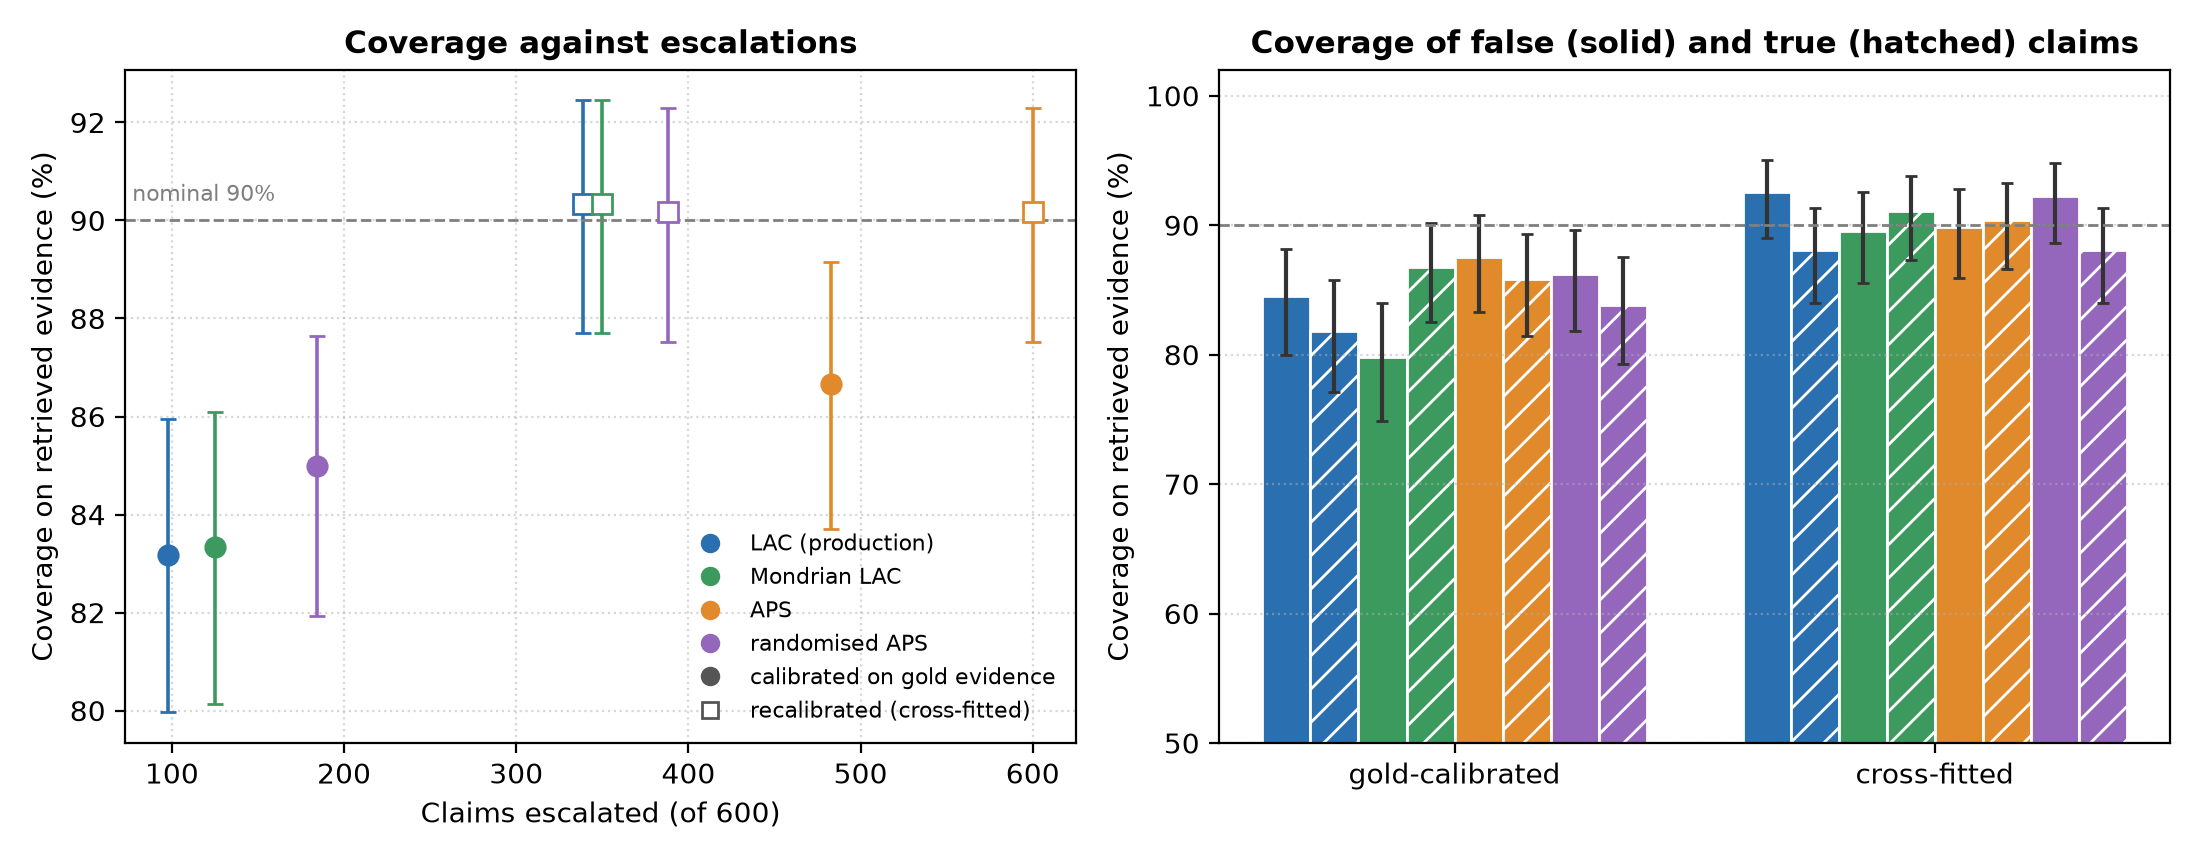

Here is the Python script that generated this plot:
"""
Class-conditional coverage and alternative conformity scores for the conformal layer (§2.6 of pipeline.md).

The production layer is split conformal prediction with the score s(x, y) = 1 - pi_y(x) ("LAC"), calibrated on 100
FEVER claims with gold evidence. Its marginal coverage is 90% on gold evidence but 83.2% on the evidence the
pipeline retrieves. This script asks whether the shortfall is shared equally by true and false claims, and whether
two standard variants do better:
  - Mondrian (class-conditional) conformal prediction: the LAC score with a separate quantile for each label, which
    guarantees 1 - alpha coverage within each class. The gold labels are never UNKNOWN, so that label has no
    calibration claims; it keeps the pooled quantile, as in the production layer.
  - APS (adaptive prediction sets): s(x, y) = the total probability of the labels at least as probable as y, with
    one pooled quantile. The non-randomised form is used, so that routing stays deterministic; it is valid and
    slightly conservative.
  - randomised APS: s(x, y) = the total probability of the labels more probable than y plus U pi_y(x), with one
    uniform U per claim (fixed seed), which removes the conservativeness of APS at the price of random routing; it
    is evaluated as a reference only.
Each variant is evaluated
  1. on gold evidence: calibrated on the first 100 claims of experiments/fever_200_cache.json (the production
     calibration claims) and tested on the other 100;
  2. on retrieved evidence with the gold-evidence quantiles (the deployed setting): the 600 benchmark claims;
  3. on retrieved evidence recalibrated by two-fold cross-fitting, with the split of experiments/full_evaluation.py.
For 2 and 3 it reports coverage overall and for false and true claims (Wilson 95%), the mean set size, the number of
claims escalated under the routing rule (§2.7), and the estimated accuracy: a claim keeps its verdict unless its
route changes; a claim that would no longer be escalated or reviewed takes its NLI verdict, and a claim newly
escalated takes the LLM verdict on its saved evidence from experiments/llm_every_claim.py (claims that move between
the two LLM routes keep their LLM verdict). Each configuration is compared with the pipeline as run by the exact
McNemar test. No LLM is called.

usage: python experiments/conformal_variants.py [--tag wikidata-kg]
"""
import sys
import os
import json
import math
import random
import argparse

sys.path.append(os.path.dirname(os.path.dirname(os.path.abspath(__file__))))
sys.path.append(os.path.dirname(os.path.abspath(__file__)))

from evaluation.metrics import wilson_interval
from statistical_tests import load_records, last, mcnemar_exact_p
from llm_every_claim import plan

ROOT = os.path.dirname(os.path.dirname(os.path.abspath(__file__)))
EVAL_DIR = os.path.join(ROOT, "evaluation")
OUT_DIR = os.path.join(ROOT, "experiments")
DATASETS = ("fever", "freshqa")
LABELS = ["contradicted", "unknown", "supported"]       # order of the NLI probability vector
CLASSES = ("contradicted", "supported")                 # the gold labels of the benchmarks
ALPHA = 0.10
N_CALIBRATION = 100                                     # the production calibration claims (experiments/eval_conformal.py)
CROSSFIT_SEED = 0                                       # the split of experiments/full_evaluation.py


# ---------------------------------------------------------------- conformity scores and sets

def lac(probs, y):
    return 1 - probs[LABELS.index(y)]


def aps(probs, y):
    """Total probability of the labels at least as probable as y (non-randomised APS)."""
    p = probs[LABELS.index(y)]
    return sum(q for q in probs if q > p) + p


def aps_randomised(probs, y, u):
    p = probs[LABELS.index(y)]
    return sum(q for q in probs if q > p) + u * p


METHODS = {"lac": lac, "mondrian": lac, "aps": aps, "aps_rand": aps_randomised}
RANDOM_SEED = 0


def uniforms(n, salt):
    """One uniform per claim, fixed by the seed and the set of claims (so calibration and test draws differ)."""
    rng = random.Random(f"{RANDOM_SEED}-{salt}")
    return [rng.random() for _ in range(n)]


def score_of(method, probs, y, u):
    return METHODS[method](probs, y, u) if method == "aps_rand" else METHODS[method](probs, y)


def quantile(scores, alpha=ALPHA):
    """Exact split-conformal quantile: the ceil((n+1)(1-alpha))-th smallest score, or 1 if there are too few."""
    s = sorted(scores)
    k = math.ceil((len(s) + 1) * (1 - alpha))
    return 1.0 if k > len(s) else s[k - 1]


def calibrate(method, probs, labels, us):
    """Quantile per label: one pooled value, or for Mondrian one per class with calibration claims (the others keep
    the pooled value)."""
    pooled = quantile([score_of(method, p, y, u) for p, y, u in zip(probs, labels, us)])
    q = {y: pooled for y in LABELS}
    if method == "mondrian":
        for c in CLASSES:
            q[c] = quantile([score_of(method, p, y, u) for p, y, u in zip(probs, labels, us) if y == c])
    return q


def prediction_set(method, probs, q, u):
    chosen = [y for y in LABELS if score_of(method, probs, y, u) <= q[y]]
    return chosen or [LABELS[max(range(3), key=lambda i: probs[i])]]


def coverage(method, q, probs, labels, us):
    sets = [prediction_set(method, p, q, u) for p, u in zip(probs, us)]
    hit = [y in s for s, y in zip(sets, labels)]
    out = {"claims": len(labels), "coverage": sum(hit) / len(hit), "wilson95": wilson_interval(sum(hit), len(hit)),
           "mean_set_size": sum(map(len, sets)) / len(sets), "singletons": sum(len(s) == 1 for s in sets)}
    for c in CLASSES:
        h = [x for x, y in zip(hit, labels) if y == c]
        out[c] = {"claims": len(h), "coverage": sum(h) / len(h) if h else None, "wilson95": wilson_interval(sum(h), len(h))}
    return out, sets


# ---------------------------------------------------------------- retrieved evidence: routing and accuracy

def load_claims(tag):
    records = [(ds, r) for ds in DATASETS for r in load_records(os.path.join(EVAL_DIR, f"{ds}_5_runs_claims.jsonl"))]
    run = os.path.join(EVAL_DIR, "runs", tag)
    cache = {(r["dataset"], r["claim"]): r for r in load_records(os.path.join(run, "llm_every_claim.jsonl"))}
    shadow = {(r["dataset"], r["claim"]): r["label"] for r in load_records(os.path.join(run, "shadow_reviews.jsonl"))}
    llm = plan(records, cache, shadow, uniform=False)
    if any(r["verdict"] is None for r in llm):
        sys.exit("LLM verdicts missing: run python experiments/llm_every_claim.py --run first")
    claims = []
    for (ds, rec), base in zip(records, llm):
        nli, conf, routing = last(rec, "nli"), last(rec, "conformal"), last(rec, "routing")
        route = "escalate" if routing["escalate"] else "review" if routing["review"] else "accept"
        claims.append({"dataset": ds, "gold": rec["gold"], "probs": conf["probabilities"], "nli": nli["label"],
                       "shared_role": bool(routing.get("shared_role")), "review": bool(routing["review"]),
                       "route": route, "prediction": rec["prediction"], "llm": base["verdict"]})
    return claims


def route_with(claim, cset):
    escalate = (claim["nli"] == "unknown" or len(cset) > 1 or "unknown" in cset
                or (claim["shared_role"] and claim["nli"] == "contradicted"))
    return "escalate" if escalate else "review" if claim["review"] else "accept"


def estimate(claims, sets):
    """Estimated verdicts if routing used the given prediction sets (see the module docstring)."""
    verdicts, moved = [], {"newly_escalated": 0, "newly_accepted": 0, "between_llm_routes": 0}
    for c, s in zip(claims, sets):
        new = route_with(c, s)
        v = c["prediction"]
        if new != c["route"]:
            if new == "accept":
                moved["newly_accepted"] += 1
                v = c["nli"]
            elif c["route"] == "accept":
                moved["newly_escalated"] += 1
                v = c["llm"]
            else:
                moved["between_llm_routes"] += 1
        verdicts.append((new, v))
    return verdicts, moved


def summarise_retrieved(method, q_of, claims, us):
    """q_of(i) is the quantile dictionary used for claim i."""
    sets = [prediction_set(method, c["probs"], q_of(i), us[i]) for i, c in enumerate(claims)]
    labels = [c["gold"] for c in claims]
    hit = [y in s for s, y in zip(sets, labels)]
    out = {"coverage": sum(hit) / len(hit), "wilson95": wilson_interval(sum(hit), len(hit)),
           "mean_set_size": sum(map(len, sets)) / len(sets)}
    for c in CLASSES:
        h = [x for x, y in zip(hit, labels) if y == c]
        out[c] = {"claims": len(h), "coverage": sum(h) / len(h), "wilson95": wilson_interval(sum(h), len(h))}
    verdicts, moved = estimate(claims, sets)
    out.update(moved)
    out["escalated"] = sum(r == "escalate" for r, _ in verdicts)
    out["llm_decided"] = sum(r != "accept" for r, _ in verdicts)
    for ds in DATASETS + ("pooled",):
        idx = [i for i, c in enumerate(claims) if ds in ("pooled", c["dataset"])]
        correct = sum(verdicts[i][1] == claims[i]["gold"] for i in idx)
        out.setdefault("accuracy", {})[ds] = correct / len(idx)
    b = sum(c["prediction"] == c["gold"] and v != c["gold"] for c, (_, v) in zip(claims, verdicts))
    c_ = sum(v == c["gold"] and c["prediction"] != c["gold"] for c, (_, v) in zip(claims, verdicts))
    out["vs_pipeline"] = {"pipeline_right_only": b, "variant_right_only": c_, "mcnemar_exact_p": mcnemar_exact_p(b, c_)}
    return out


# ---------------------------------------------------------------- main

def main():
    parser = argparse.ArgumentParser(description=__doc__.split("\n\n")[0])
    parser.add_argument("--tag", default="wikidata-kg", help="run whose LLM-verdict caches to use")
    args = parser.parse_args()

    gold = json.load(open(os.path.join(OUT_DIR, "fever_200_cache.json")))
    g_probs, g_labels = gold["prob_vectors"], gold["y_true_labels"]
    cal_p, cal_y = g_probs[:N_CALIBRATION], g_labels[:N_CALIBRATION]
    test_p, test_y = g_probs[N_CALIBRATION:], g_labels[N_CALIBRATION:]
    claims = load_claims(args.tag)

    n = len(claims)
    order = list(range(n))
    random.Random(CROSSFIT_SEED).shuffle(order)
    folds = [order[: n // 2], order[n // 2:]]
    fold_of = {i: f for f, idx in enumerate(folds) for i in idx}

    report = {"alpha": ALPHA, "gold": {}, "retrieved_gold_calibrated": {}, "retrieved_crossfit": {}, "quantiles": {}}
    u_cal, u_test, u_ret = uniforms(len(cal_p), "gold-calibration"), uniforms(len(test_p), "gold-test"), uniforms(n, "retrieved")
    for m in METHODS:
        q_gold = calibrate(m, cal_p, cal_y, u_cal)
        q_fold = [calibrate(m, [claims[i]["probs"] for i in idx], [claims[i]["gold"] for i in idx], [u_ret[i] for i in idx])
                  for idx in folds]
        report["quantiles"][m] = {"gold": q_gold, "crossfit_fold_a": q_fold[0], "crossfit_fold_b": q_fold[1]}
        report["gold"][m], _ = coverage(m, q_gold, test_p, test_y, u_test)
        report["retrieved_gold_calibrated"][m] = summarise_retrieved(m, lambda i: q_gold, claims, u_ret)
        # each claim is tested with the quantiles calibrated on the OTHER fold
        report["retrieved_crossfit"][m] = summarise_retrieved(m, lambda i: q_fold[1 - fold_of[i]], claims, u_ret)

    # the production layer must reproduce the routing of the run
    as_run = report["retrieved_gold_calibrated"]["lac"]
    if as_run["newly_escalated"] or as_run["newly_accepted"] or as_run["between_llm_routes"]:
        sys.exit(f"the LAC layer with the gold quantile does not reproduce the routing of the run: {as_run}")

    with open(os.path.join(OUT_DIR, "conformal_variants.json"), "w") as f:
        json.dump(report, f, indent=2)
    plot(report, os.path.join(OUT_DIR, "conformal_variants.png"))
    print_report(report)


NAMES = {"lac": "LAC (production)", "mondrian": "Mondrian LAC", "aps": "APS", "aps_rand": "randomised APS"}


def plot(rep, path):
    import matplotlib
    matplotlib.use("Agg")
    import matplotlib.pyplot as plt
    colors = {"lac": "#2a6fb0", "mondrian": "#3c9a5f", "aps": "#e08a2c", "aps_rand": "#9467bd"}
    fig, axes = plt.subplots(1, 2, figsize=(11, 4.3))
    ax = axes[0]
    for m in METHODS:
        for setting, marker, fill in (("retrieved_gold_calibrated", "o", True), ("retrieved_crossfit", "s", False)):
            s = rep[setting][m]
            lo, hi = s["wilson95"]
            ax.errorbar([s["escalated"]], [100 * s["coverage"]], yerr=[[100 * (s["coverage"] - lo)], [100 * (hi - s["coverage"])]],
                        fmt=marker, color=colors[m], mfc=colors[m] if fill else "white", ms=7, capsize=3, lw=1.3)
    ax.axhline(90, color="#7f7f7f", ls="--", lw=1)
    ax.text(ax.get_xlim()[0], 90.4, " nominal 90%", fontsize=8, color="#7f7f7f")
    for m in METHODS:
        ax.plot([], [], "o", color=colors[m], label=NAMES[m])
    ax.plot([], [], "o", color="#555555", label="calibrated on gold evidence")
    ax.plot([], [], "s", color="#555555", mfc="white", label="recalibrated (cross-fitted)")
    ax.set_xlabel("Claims escalated (of 600)")
    ax.set_ylabel("Coverage on retrieved evidence (%)")
    ax.set_title("Coverage against escalations", fontsize=11, fontweight="bold")
    ax.legend(fontsize=8, loc="lower right", frameon=False)
    ax.grid(True, ls=":", alpha=0.5)

    ax = axes[1]
    width = 0.1
    groups = [("retrieved_gold_calibrated", "gold-calibrated"), ("retrieved_crossfit", "cross-fitted")]
    xs = []
    for gi, (setting, _) in enumerate(groups):
        for mi, m in enumerate(METHODS):
            for ci, (c, hatch) in enumerate((("contradicted", ""), ("supported", "//"))):
                x = gi * 1.0 + (mi * 2 + ci) * width - 3.5 * width
                s = rep[setting][m][c]
                lo, hi = s["wilson95"]
                ax.bar(x, 100 * s["coverage"], width, color=colors[m], hatch=hatch, edgecolor="white",
                       yerr=[[100 * (s["coverage"] - lo)], [100 * (hi - s["coverage"])]], capsize=2, ecolor="#333333")
        xs.append(gi * 1.0)
    ax.axhline(90, color="#7f7f7f", ls="--", lw=1)
    ax.set_xticks(xs, [g for _, g in groups])
    ax.set_ylim(50, 102)
    ax.set_ylabel("Coverage on retrieved evidence (%)")
    ax.set_title("Coverage of false (solid) and true (hatched) claims", fontsize=11, fontweight="bold")
    ax.grid(True, axis="y", ls=":", alpha=0.5)
    fig.tight_layout()
    fig.savefig(path, dpi=200)
    plt.close(fig)


def print_report(rep):
    def pct(x):
        return f"{100 * x:5.1f}%"
    print("== Gold evidence (calibrated on 100 claims, tested on 100)")
    for m, s in rep["gold"].items():
        lo, hi = s["wilson95"]
        print(f"{NAMES[m]:18s} coverage {pct(s['coverage'])} [{pct(lo)}, {pct(hi)}]  false {pct(s['contradicted']['coverage'])} "
              f"(n={s['contradicted']['claims']})  true {pct(s['supported']['coverage'])} (n={s['supported']['claims']})  "
              f"set size {s['mean_set_size']:.2f}")
    for setting, title in (("retrieved_gold_calibrated", "Retrieved evidence, gold-calibrated quantiles (deployed)"),
                           ("retrieved_crossfit", "Retrieved evidence, cross-fitted recalibration")):
        print(f"\n== {title}")
        for m, s in rep[setting].items():
            lo, hi = s["wilson95"]
            f, t = s["contradicted"], s["supported"]
            vs = s["vs_pipeline"]
            print(f"{NAMES[m]:18s} coverage {pct(s['coverage'])} [{pct(lo)}, {pct(hi)}]  "
                  f"false {pct(f['coverage'])} [{pct(f['wilson95'][0])}, {pct(f['wilson95'][1])}]  "
                  f"true {pct(t['coverage'])} [{pct(t['wilson95'][0])}, {pct(t['wilson95'][1])}]  "
                  f"size {s['mean_set_size']:.2f}  escalated {s['escalated']:3d} (new {s['newly_escalated']:3d})  LLM-decided {s['llm_decided']:3d}  "
                  f"acc FEVER {pct(s['accuracy']['fever'])} FreshQA {pct(s['accuracy']['freshqa'])} pooled {pct(s['accuracy']['pooled'])}  "
                  f"vs run {vs['pipeline_right_only']}/{vs['variant_right_only']} p={vs['mcnemar_exact_p']:.2g}")
    print("\n== Quantiles")
    for m, q in rep["quantiles"].items():
        print(f"{NAMES[m]:18s} " + "; ".join(f"{k}: " + ", ".join(f"{y[:3]} {v:.4f}" for y, v in qq.items()) for k, qq in q.items()))


if __name__ == "__main__":
    main()
